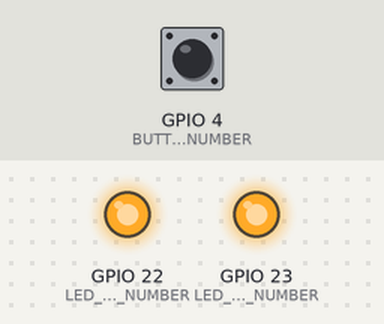
This sketch was run on a simulated ESP32. Parts: output pins drawn as LEDs (lit = HIGH). Dashed ring = blinking. The test bench sets the inputs (shaded band); at power-on: GPIO 4 (BUTTON_PIN_NUMBER) LOW. What the sketch prints to the serial monitor is not drawn.

Above: at 1.2 s.
1.3 s: GPIO 4 (BUTTON_PIN_NUMBER) pulled HIGH for 0.15 s
At 1.6 s:
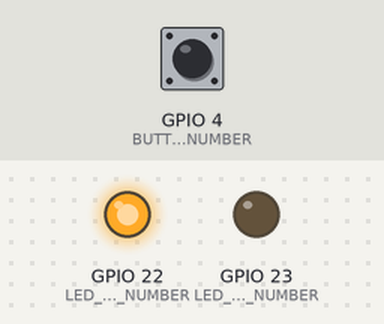
2.9 s: GPIO 4 (BUTTON_PIN_NUMBER) pulled HIGH for 1 s
At 4.0 s:
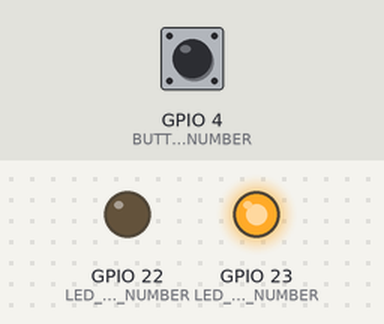
5.4 s: GPIO 4 (BUTTON_PIN_NUMBER) pulled HIGH for 0.15 s
At 5.9 s:
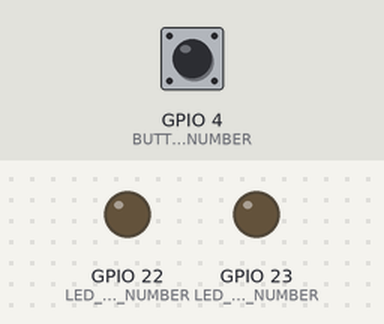
7.0 s: GPIO 4 (BUTTON_PIN_NUMBER) pulled HIGH for 3.2 s
At 8.3 s:
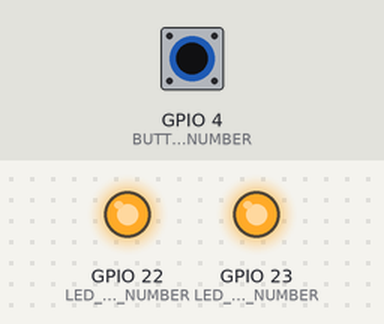
11.7 s: GPIO 4 (BUTTON_PIN_NUMBER) pulsed HIGH 5 times (0.12 s each, 0.3 s apart)
At 12.15 s:
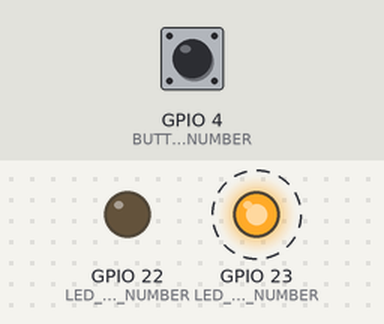
Timing chart, 0 to 14.7 s (numbered marks = the images above; inputs shaded):
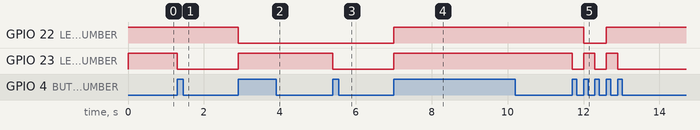

Measured:
- after the input at 1.3 s, GPIO 23 (LED_2_PIN_NUMBER): HIGH → LOW at once
- after the input at 2.9 s, GPIO 22 (LED_1_PIN_NUMBER): HIGH → LOW at once; GPIO 23 (LED_2_PIN_NUMBER): LOW → HIGH at once
- after the input at 5.4 s, GPIO 23 (LED_2_PIN_NUMBER): HIGH → LOW at once
- after the input at 7.0 s, GPIO 22 (LED_1_PIN_NUMBER), GPIO 23 (LED_2_PIN_NUMBER): LOW → HIGH at once
- after the input at 11.7 s, GPIO 22 (LED_1_PIN_NUMBER): HIGH → LOW after 0.30 s, → HIGH 0.60 s later; GPIO 23 (LED_2_PIN_NUMBER): alternates HIGH for 0.30 s and LOW for 0.30 s, 5 changes in all, then stays LOW, starting at once

The sketch:

EmbeddedApplication.ino
```cpp
#include "Configuration.h"

unsigned long lastDebounceTime = 0;                     ///< This variable keeps the last debounce time.
unsigned long lastRunTime = 0;                          ///< This variable keeps the last run time.
unsigned long buttonPressCounter = 0;                   ///< This variable keeps the button press value.
unsigned long lastButtonPressCounter = 0;               ///< This variable keeps the last button press value.
uint8_t systemStateCounter = INITIAL_SYSTEM_STATE + 1;  ///< This variable keeps the system state value.

char* startCharacters = STARTS_CHARACTERS;
char* seperatorCharacters = SEPERATOR_CHARACTERS;
char* endCharacters = END_CHARACTERS;

char* pinHighState = PIN_HIGH_CHARACTERS;
char* pinLowState = PIN_LOW_CHARACTERS;

static void buttonPressCallback();
static void changeSystemState();
static void printMessage(char* led1PinState, char* led2PinState);

/**
 * @brief This function increases buttonPressCounter when the button was triggered.
 * @param N/A
 * @return N/A
 */
static void buttonPressCallback()
{
  unsigned long runTime = millis();

  if (lastRunTime > runTime)
  {
    lastDebounceTime = 0;
  }

  lastRunTime = runTime;

  if ((lastRunTime - lastDebounceTime) > DEBOUNCE_DELAY_TIME_MS)
  {
      lastDebounceTime = lastRunTime;
      ++buttonPressCounter;
  }
}

/**
 * @brief This function changes the system state.
 * @param N/A
 * @return N/A
 */
static void changeSystemState()
{
  char* led1PinState = pinHighState;
  char* led2PinState = pinHighState;

  --systemStateCounter;

  switch(systemStateCounter)
  {
    case 3:
      led1PinState = pinHighState;
      led2PinState = pinHighState;
      break;
    case 2:
      led1PinState = pinHighState;
      led2PinState = pinLowState;
      break;
    case 1:
      led1PinState = pinLowState;
      led2PinState = pinHighState;
      break;
    case 0:
      led1PinState = pinLowState;
      led2PinState = pinLowState;
      break;
    default:
      led1PinState = pinHighState;
      led2PinState = pinHighState;
      break;
  }

  if (led1PinState == pinHighState)
  {
    digitalWrite(LED_1_PIN_NUMBER, HIGH);
  }
  else if (led1PinState == pinLowState)
  {
    digitalWrite(LED_1_PIN_NUMBER, LOW);
  }
  else
  {
    ;
  }

  if (led2PinState == pinHighState)
  {
    digitalWrite(LED_2_PIN_NUMBER, HIGH);
  }
  else if (led2PinState == pinLowState)
  {
    digitalWrite(LED_2_PIN_NUMBER, LOW);
  }
  else
  {
    ;
  }

  printMessage(led1PinState, led2PinState);

  if ((systemStateCounter <= END_SYSTEM_STATE) || (systemStateCounter > FIRST_SYSTEM_STATE))
  {
    systemStateCounter = FIRST_SYSTEM_STATE + 1;
  }
}

/**
 * @brief This function prepares a message and sends the message to the serial port.
 * @param N/A
 * @return N/A
 */
static void printMessage(char* led1PinState, char* led2PinState)
{
  char* serialMessage;

  char* systemStateStr = "";
  char* buttonPressStr = "";

  uint8_t lenAllocateMemoryForSerialMessage = 0 ;

  systemStateStr = (char *)calloc(LEN_ULONG_MAX_TO_STR + 1, sizeof(char));
  buttonPressStr = (char *)calloc(LEN_ULONG_MAX_TO_STR + 1, sizeof(char));

  itoa(systemStateCounter, systemStateStr, 10);
  itoa(buttonPressCounter, buttonPressStr, 10);

  lenAllocateMemoryForSerialMessage = strlen(startCharacters) + strlen(systemStateStr) +
                                      strlen(seperatorCharacters) + strlen(led1PinState) +
                                      strlen(seperatorCharacters) + strlen(led2PinState) +
                                      strlen(seperatorCharacters) + strlen(buttonPressStr) +
                                      strlen(endCharacters) + 1;

  serialMessage = (char *)calloc(lenAllocateMemoryForSerialMessage, sizeof(char));

  strcat(serialMessage,startCharacters);
  strcat(serialMessage,systemStateStr);
  strcat(serialMessage,seperatorCharacters);
  strcat(serialMessage,led1PinState);
  strcat(serialMessage,seperatorCharacters);
  strcat(serialMessage,led2PinState);
  strcat(serialMessage,seperatorCharacters);
  strcat(serialMessage,buttonPressStr);
  strcat(serialMessage,endCharacters);

  Serial.print(serialMessage);

  free(serialMessage);
  free(systemStateStr);
  free(buttonPressStr);
}

/**
 * @brief This function initializes the serial port, pins and interrupt.
 * @param N/A
 * @return N/A
 */
void setup() {
  Serial.begin(BAUDRATE, SERIAL_PORT_CONFIGS);

  pinMode(LED_1_PIN_NUMBER, OUTPUT);
  pinMode(LED_2_PIN_NUMBER, OUTPUT);
  pinMode(BUTTON_PIN_NUMBER, INPUT_PULLDOWN);

  changeSystemState();

  attachInterrupt(digitalPinToInterrupt(BUTTON_PIN_NUMBER), buttonPressCallback, SYSTEM_CHANGE_EDGE_TRIGGERING);
}

/**
 * @brief This function is main function. When the button was triggered,
 * calls the changeSystemState function.
 * @param N/A
 * @return N/A
 */
void loop()
{
  if (lastButtonPressCounter > buttonPressCounter)
  {
    lastButtonPressCounter = 0;
    buttonPressCounter = 1;
  }

  if (lastButtonPressCounter != buttonPressCounter)
  {
    lastButtonPressCounter = buttonPressCounter;
    changeSystemState();
  }
}
```

Configuration.h
```cpp
#ifndef LEDSSTATESCHANGE_H
#define LEDSSTATESCHANGE_H

/* Serial Port Configurations*/
/* For more information please see https://www.arduino.cc/reference/en/language/functions/communication/serial/begin/ */
#define BAUDRATE 115200                    ///< This macro represents baudrate for serial communication.
#define SERIAL_PORT_CONFIGS SERIAL_8N1     ///< This macro represents serial port configuration for serial communication.

/* ESP32 Pin Configurations */
/* For more information, please see https://i0.wp.com/randomnerdtutorials.com/wp-content/uploads/2018/08/ESP32-DOIT-DEVKIT-V1-Board-Pinout-36-GPIOs-updated.jpg?quality=100&strip=all&ssl=1 */
#define BUTTON_PIN_NUMBER 4                 ///< This macro represents button pin.
#define LED_1_PIN_NUMBER 22                 ///< This macro represents led 1 pin.
#define LED_2_PIN_NUMBER 23                 ///< This macro represents led 2 pin.

/* Message which is to be send Structure */
#define STARTS_CHARACTERS "$$"              ///< This macro represents start characters of message structure to be send.
#define SEPERATOR_CHARACTERS ","            ///< This macro represents seperator characters of message structure to be send.
#define END_CHARACTERS "**"                 ///< This macro represents end characters of message structure to be send.
#define PIN_HIGH_CHARACTERS "On"            ///< This macro represents pin high state of message structure to be send.
#define PIN_LOW_CHARACTERS "Off"            ///< This macro represents pin low state of message structure to be send.

/* Debounce Delay Time Configuration */
#define DEBOUNCE_DELAY_TIME_MS 250           ///< This macro represents delay time as millisecond to prevent button debounce. Also, represents system deadzone time.

/* System State Configurations */
#define FIRST_SYSTEM_STATE 3                 ///< This macro represents start system state.
#define END_SYSTEM_STATE 0                   ///< This macro represents end system state.
#define INITIAL_SYSTEM_STATE 3               ///< When the systems starts, this macro sets the system to its value state. And, this macro can get between FIRST_SYSTEM_STATE and END_SYSTEM_STATE values.
#define SYSTEM_CHANGE_EDGE_TRIGGERING RISING ///< For more information, please see https://www.arduino.cc/reference/en/language/functions/external-interrupts/attachinterrupt/

/* Definitions */
#define LEN_ULONG_MAX_TO_STR 10              ///< This macro represents length of maximum unsigned long variable type as a string.

#endif
```
